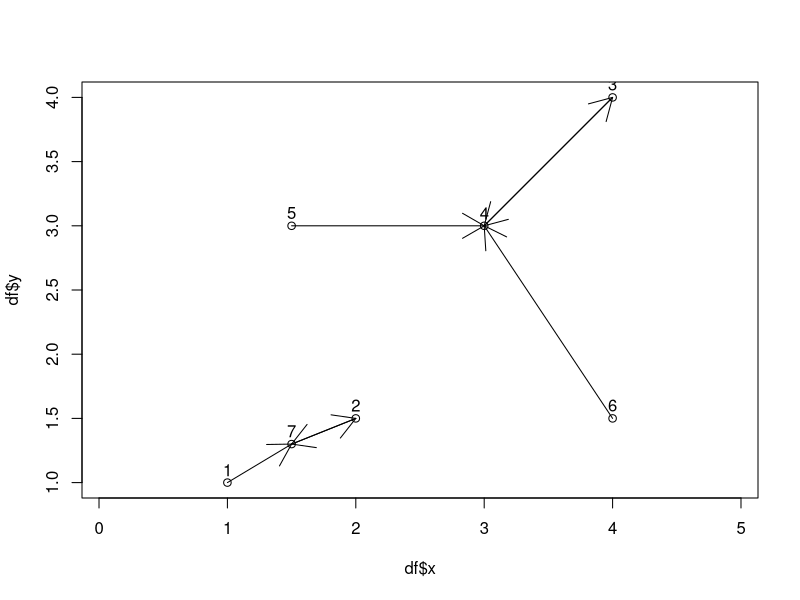

R code for this plot:
# Find nearest neighbour
rm(list = ls())
# distance between two points represented as two vectors
# of coordinates
dist_p <- function(p1,p2){
  sqrt(sum((p1-p2)^2))
} # dist_p

# ############################
# nearest_neighbour
# Given a dataframe whose columns represent the coordinates of points
# in a d-dimensional space, for each point find the index and the distance 
# of the nearest neighbour
# Method:
# for each point scan the entire dataset to find the other point
# with minimal distance
# Parameters:
# - df: a dataframe where each row represent a point in a d-dimensional space
# Uses:
# - i:  index for the main loop on points
# - j:  index for the secondary loop on the neighbours of a point i
# - dist_nn_i:  distance of the nearest neighbour of i
# - nn_i:       nearest neighbour of i
# - dist_ij:  distance of the current pair i,j
# Algorithm:
# - prepare an empty dataframe with two columns: the index of the
#   nearest neighbour and its distance from the corresponding point
# - repeat for each row i of the dataframe
#   - initialize the minimum distance dist_nn from i to 
#     the maximum double
#   - for each row j in the dataframe different from i
#     - compute the distance dist_ij between the point in i and the point in j
#     - if dist_ij is smaller than the current minimum dist_nn_i
#       - set dist_nn_i to dist_ij
#       - set nn_i to j
#   - store the pair nn_i,dist_nn_i to the i row of the output
# - return the output dataframe
nearest_neighbour <- function(df){
  nn_df <- data.frame(nn = vector(mode="integer"), 
                      nn_dist = vector(mode="double"))
  for (i in 1:nrow(df)){
    dist_nn_i <- .Machine$double.xmax
    for (j in (1:nrow(df))[-i]){
      dist_ij <- dist_p(df[i,],df[j,])
      if (dist_ij < dist_nn_i){
        dist_nn_i <- dist_ij
        nn_i <- j
      } # if (dist_curr < dist_min)
    } # for (j in (1:nrow(df))[-i])
    nn_df[i,] <- c(nn_i,dist_nn_i)
  } # for (i in 1:nrow(df))
  return(nn_df)
} # nearest_neighbour - end

# ###################
# test program
df <- read.csv("2d_points.csv")
print(df)
nn_df <- nearest_neighbour(df)
print(cbind(df,nn_df))
##### optional #####
plot(df$x,df$y,asp=1) # asp=1 forces the xy ratio to 1
text(df$x,df$y+0.1,1:nrow(df))
dest <- df[nn_df$nn,]
arrows(df$x,df$y,dest$x,dest$y)
write.csv(cbind(df,nn_df),"2d_points_w_nn.csv")

